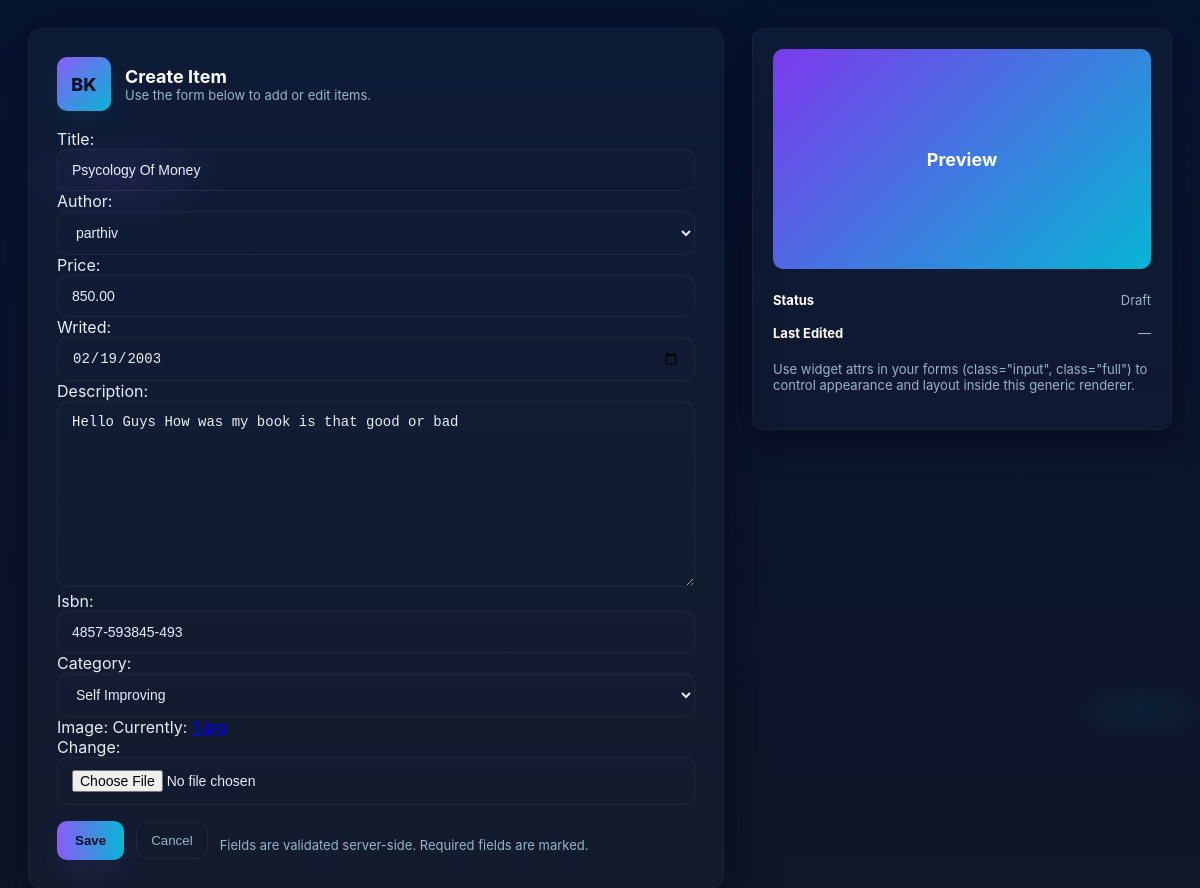
Page /update/1/ (signed in) on the committed database.
### users/models.py (models this page shows)
class Book(models.Model):
    title = models.CharField(max_length=30,null=False)
    isbn = models.CharField(max_length=18,null=False)
    description = models.TextField(null=False)
    writed = models.DateField()
    created = models.DateTimeField(auto_now_add=True)
    last_update = models.DateTimeField(auto_now=True)
    price = models.DecimalField(max_digits=10,decimal_places=2)
    author = models.ForeignKey(Author,null=True,on_delete=models.SET_NULL)
    category = models.ForeignKey(Category,null=True,on_delete=models.SET_NULL)
    image = models.ImageField(upload_to='',null=True)
    available = models.BooleanField(default=True,null=False)

### users/views.py (the view)
# urls.py: path('update/<int:id>/',book_update,name='book_update'),
@login_required
def book_update(req,id):
    if req.user.is_superuser:
        if Book.objects.filter(id=id).exists():
            book = Book.objects.get(id=id)
            if req.method == 'POST':
                form = BookForm(req.POST,instance=book)
                if form.is_valid():
                    form.save()
                    return redirect('listeach',id=id)
            form = BookForm(instance=book)
            return render(req,'book_form.html',{'form':form})
        else:
            return HttpResponse('Book Not Found')
    else:
        return HttpResponse('Only Admin Can Access')

### users/forms.py
class BookForm(forms.ModelForm):
    class Meta():
        model = Book
        fields = ['title','author','price','writed','description','isbn','category','image',]
        widgets = {
            'writed':forms.DateInput(attrs={'type':'date','class':'parthiv'}),
            'description':forms.Textarea()
        }

### users/models.py (called while the page is built)
    def __str__(self):
        return self.name

    def __str__(self):
        return self.name

### templates/book_form.html (shortened to what this page needs)
<!DOCTYPE html>
<html lang="en">
<head>
</head>
<body>
    <div class="container">
        <main class="panel" aria-label="main form panel">
            <div class="panel-header">
                <div class="brand">BK</div>
                <div>
                    <p class="title">{% block page_title %}Create Item{% endblock %}</p>
                    <p class="subtitle">{% block page_subtitle %}Use the form below to add or edit items.{% endblock %}
                    </p>
                </div>
            </div>
            <div class="form-wrap">
                <form method="POST" action="" enctype="multipart/form-data">
                    {{ form }}
                    <div class="form-actions">
                        <button type="submit" class="btn-primary">Save</button>
                        <button type="button" class="btn-ghost" onclick="window.history.back()">Cancel</button>
                        <div class="hint">Fields are validated server-side. Required fields are
                            marked.</div>
                    </div>
                </form>
            </div>
        </main>
        <aside class="side" aria-label="context panel">
            <div class="cover">Preview</div>
            <div style="color:var(--muted);font-size:13px;">
                <div
                    style="display:flex;justify-content:space-between;padding:8px 0;border-top:1px dashed rgba(255,255,255,0.03);">
                    <strong style="color:#fff">Status</strong><span>Draft</span>
                </div>
                <div
                    style="display:flex;justify-content:space-between;padding:8px 0;border-top:1px dashed rgba(255,255,255,0.03);">
                    <strong style="color:#fff">Last Edited</strong><span>—</span>
                </div>
            </div>
            <div class="hint" style="margin-top:12px;">
                Use widget attrs in your forms (class="input", class="full") to control appearance and layout inside
                this generic renderer.
            </div>
        </aside>
    </div>
</body>
</html>

### rows in the picture
Book: title "Psycology Of Money", author "parthiv", price "850.00", writed "02/19/2003", description "Hello Guys How was my book is that good or bad", isbn "4857-593845-493", category "Self Improving"
